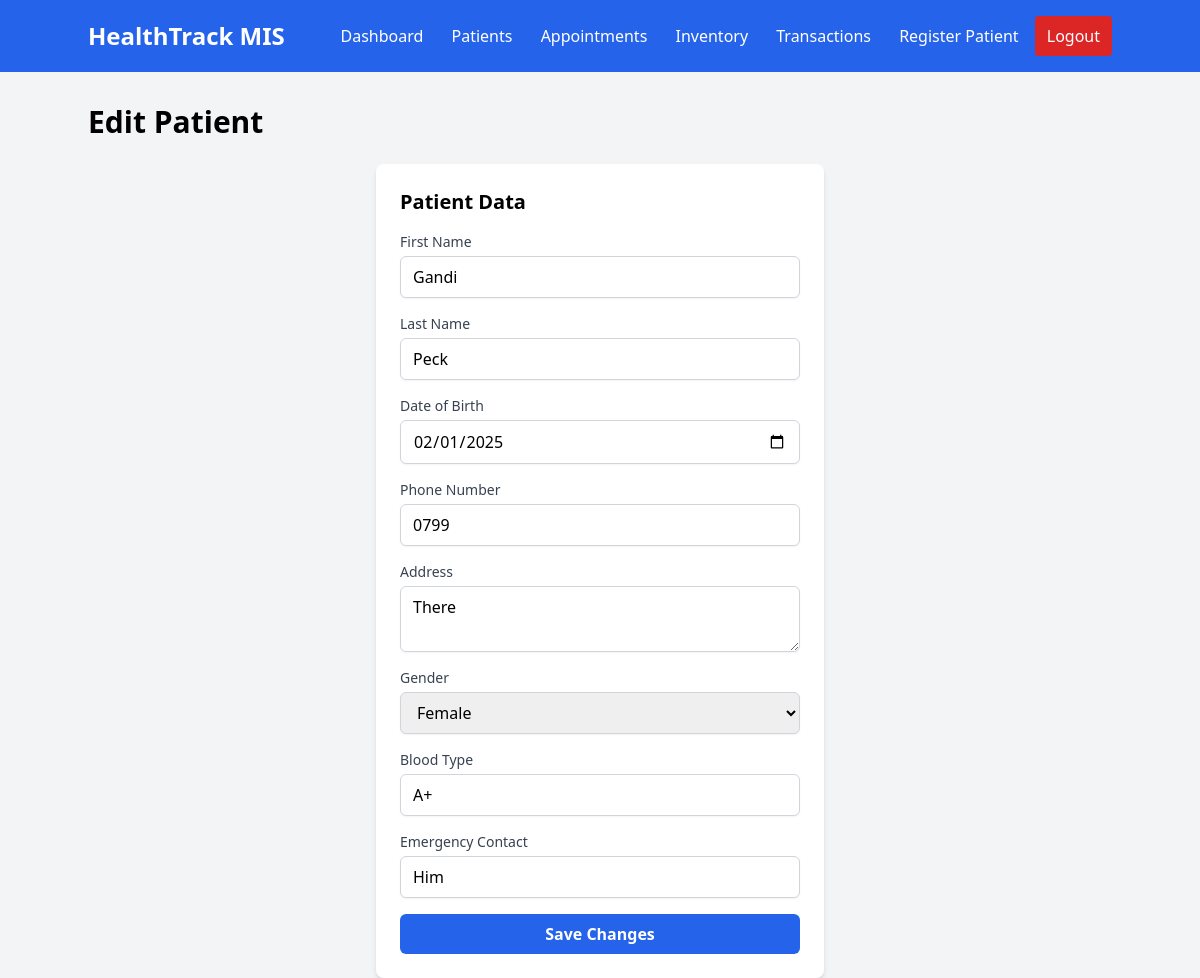
/edit-patient/5/ (signed in), run on the app's committed database.
### core/models.py (models this page shows, shortened)
class Patient(models.Model):
    first_name = models.CharField(max_length=100)
    last_name = models.CharField(max_length=100)
    date_of_birth = models.DateField()
    phone_number = models.CharField(max_length=15)
    address = models.TextField()
    gender = models.CharField(max_length=10, choices=[
        ('Male', 'Male'),
        ('Female', 'Female'),
        ('Other', 'Other'),
    ])
    blood_type = models.CharField(max_length=5, blank=True, null=True)
    emergency_contact = models.CharField(max_length=15, blank=True, null=True)

### core/views.py (the view, shortened to what this page needs)
# urls.py: path('edit-patient/<int:id>/', views.edit_patient, name='edit_patient'),
@never_cache
@login_required
def edit_patient(request, id):
    patient = get_object_or_404(Patient, id=id)
    return render(request, 'core/edit_patient.html', {'patient': patient})

### templates/core/edit_patient.html (shortened to what this page needs)
{% extends 'core/base.html' %} {% block content %}
<h1 class="text-3xl font-bold mb-6">Edit Patient</h1>
<form method="POST" class="bg-white p-6 rounded-lg shadow-md w-full max-w-md mx-auto">
  <h2 class="text-xl font-semibold mb-4">Patient Data</h2>
  <div class="mb-4">
    <label for="first_name" class="block text-sm font-medium text-gray-700">First Name</label>
    <input type="text" id="first_name" name="first_name" value="{{ patient.first_name }}" class="mt-1 block w-full px-3 py-2 border border-gray-300 rounded-md shadow-sm focus:ring-blue-500 focus:border-blue-500" required>
  </div>
  <div class="mb-4">
    <label for="last_name" class="block text-sm font-medium text-gray-700">Last Name</label>
    <input type="text" id="last_name" name="last_name" value="{{ patient.last_name }}" class="mt-1 block w-full px-3 py-2 border border-gray-300 rounded-md shadow-sm focus:ring-blue-500 focus:border-blue-500" required>
  </div>
  <div class="mb-4">
    <label for="dob" class="block text-sm font-medium text-gray-700">Date of Birth</label>
    <input type="date" id="dob" name="dob" value="{{ patient.date_of_birth|date:'Y-m-d' }}" class="mt-1 block w-full px-3 py-2 border border-gray-300 rounded-md shadow-sm focus:ring-blue-500 focus:border-blue-500" required>
  </div>
  <div class="mb-4">
    <label for="phone" class="block text-sm font-medium text-gray-700">Phone Number</label>
    <input type="text" id="phone" name="phone" value="{{ patient.phone_number }}" class="mt-1 block w-full px-3 py-2 border border-gray-300 rounded-md shadow-sm focus:ring-blue-500 focus:border-blue-500" required>
  </div>
  <div class="mb-4">
    <label for="address" class="block text-sm font-medium text-gray-700">Address</label>
    <textarea id="address" name="address" class="mt-1 block w-full px-3 py-2 border border-gray-300 rounded-md shadow-sm focus:ring-blue-500 focus:border-blue-500" required>{{ patient.address }}</textarea>
  </div>
  <div class="mb-4">
    <label for="gender" class="block text-sm font-medium text-gray-700">Gender</label>
    <select id="gender" name="gender" class="mt-1 block w-full px-3 py-2 border border-gray-300 rounded-md shadow-sm focus:ring-blue-500 focus:border-blue-500">
      <option value="Female" {% if patient.gender == 'Female' %}selected{% endif %}>Female</option>
    </select>
  </div>
  <div class="mb-4">
    <label for="blood_type" class="block text-sm font-medium text-gray-700">Blood Type</label>
    <input type="text" id="blood_type" name="blood_type" value="{{ patient.blood_type }}" class="mt-1 block w-full px-3 py-2 border border-gray-300 rounded-md shadow-sm focus:ring-blue-500 focus:border-blue-500">
  </div>
  <div class="mb-4">
    <label for="emergency_contact" class="block text-sm font-medium text-gray-700">Emergency Contact</label>
    <input type="text" id="emergency_contact" name="emergency_contact" value="{{ patient.emergency_contact }}" class="mt-1 block w-full px-3 py-2 border border-gray-300 rounded-md shadow-sm focus:ring-blue-500 focus:border-blue-500">
  </div>
  <div>
    <button type="submit" class="w-full py-2 px-4 bg-blue-600 text-white font-semibold rounded-md hover:bg-blue-700 focus:outline-none">
      Save Changes
    </button>
  </div>
</form>
{% endblock %}

### data on the page
Patient: first_name "Gandi", last_name "Peck", dob "02/01/2025", phone "0799", address "There", gender "Female", blood_type "A+", emergency_contact "Him"
